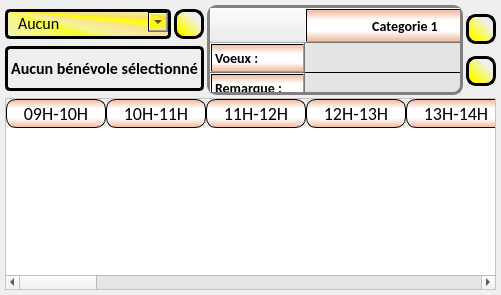
      <widget class="QWidget" name="vendredi">
       <attribute name="title">
        <string>Vendredi</string>
       </attribute>
       <layout class="QGridLayout" name="gridLayout">
        <property name="leftMargin">
         <number>5</number>
        </property>
        <property name="topMargin">
         <number>5</number>
        </property>
        <property name="rightMargin">
         <number>5</number>
        </property>
        <property name="bottomMargin">
         <number>5</number>
        </property>
        <property name="spacing">
         <number>3</number>
        </property>
        <item row="0" column="0">
         <layout class="QHBoxLayout" name="horizontalLayout_3">
          <item>
           <layout class="QVBoxLayout" name="verticalLayout_4">
            <item>
             <layout class="QHBoxLayout" name="horizontalLayout_6">
              <item>
               <widget class="QComboBox" name="rechercheV">
                <property name="sizePolicy">
                 <sizepolicy hsizetype="Preferred" vsizetype="Preferred">
                  <horstretch>0</horstretch>
                  <verstretch>0</verstretch>
                 </sizepolicy>
                </property>
                <property name="minimumSize">
                 <size>
                  <width>0</width>
                  <height>15</height>
                 </size>
                </property>
                <property name="maximumSize">
                 <size>
                  <width>16777215</width>
                  <height>30</height>
                 </size>
                </property>
                <property name="font">
                 <font>
                  <family>Calibri</family>
                  <pointsize>12</pointsize>
                 </font>
                </property>
                <property name="styleSheet">
                 <string notr="true">QComboBox{
border : 3px solid black;
border-radius : 5px;
background : qconicalgradient(cx:0, cy:0, angle:135, stop:0 rgba(255, 255, 0, 255), stop:0.375 rgba(255, 255, 0, 69), stop:0.423533 rgba(251, 255, 0, 145), stop:0.45 rgba(247, 255, 0, 208), stop:0.477581 rgba(255, 244, 71, 130), stop:0.518717 rgba(255, 218, 71, 130), stop:0.55 rgba(255, 255, 0, 255), stop:0.57754 rgba(255, 203, 0, 130), stop:0.625 rgba(255, 255, 0, 69), stop:1 rgba(255, 255, 0, 69));
padding-left : 10px;
padding-bottom: 2px

}

QComboBox::drop-down {
    subcontrol-origin: padding;
    subcontrol-position: top right;
    width: 20px;
	height: 20px;
}

QComboBox::hover{
border : 3px solid darkGreen;
border-radius : 5px;
background : yellow;
padding-left : 10px;
padding-bottom: 2px
}

QComboBox::on {
border : 3px solid transparent;
border-radius : 5px;
background : yellow;
padding-left : 10px;
padding-bottom: 2px
}

QComboBox QAbstractItemView {
	border: 3px solid black;
	color: black;
    selection-background-color: yellow;
	selection-color: black;
}


</string>
                </property>
                <item>
                 <property name="text">
                  <string>Aucun</string>
                 </property>
                </item>
               </widget>
              </item>
              <item>
               <widget class="QPushButton" name="supRechercheV">
                <property name="sizePolicy">
                 <sizepolicy hsizetype="Fixed" vsizetype="Fixed">
                  <horstretch>0</horstretch>
                  <verstretch>0</verstretch>
                 </sizepolicy>
                </property>
                <property name="minimumSize">
                 <size>
                  <width>30</width>
                  <height>30</height>
                 </size>
                </property>
                <property name="maximumSize">
                 <size>
                  <width>30</width>
                  <height>30</height>
                 </size>
                </property>
                <property name="styleSheet">
                 <string notr="true">QPushButton{   
	 background-color: qlineargradient(spread:pad, x1:0.738227, y1:0.278, x2:0, y2:1, stop:0 rgba(255, 255, 255, 0), stop:0.710227 rgba(255, 255, 0, 255));   
	 border-style: outset;    
	 border: 3px solid black;
     border-radius: 10px;       
    padding: 6px;}

QPushButton::hover{   background-color: yellow;    border-style: inset;  border-color: darkGreen }
QPushButton::pressed {    background-color: yellow;    border-style: inset; border-color:beige }</string>
                </property>
                <property name="text">
                 <string/>
                </property>
               </widget>
              </item>
             </layout>
            </item>
            <item>
             <widget class="QLabel" name="NbCBeneV">
              <property name="sizePolicy">
               <sizepolicy hsizetype="Preferred" vsizetype="Preferred">
                <horstretch>0</horstretch>
                <verstretch>0</verstretch>
               </sizepolicy>
              </property>
              <property name="minimumSize">
               <size>
                <width>20</width>
                <height>40</height>
               </size>
              </property>
              <property name="maximumSize">
               <size>
                <width>16777215</width>
                <height>45</height>
               </size>
              </property>
              <property name="font">
               <font>
                <family>Calibri</family>
                <pointsize>12</pointsize>
                <weight>75</weight>
                <bold>true</bold>
               </font>
              </property>
              <property name="styleSheet">
               <string notr="true">QLabel{
border : 3px solid black;
border-radius : 5px;
padding: 3px;
margin : 0px;
}</string>
              </property>
              <property name="text">
               <string>Aucun bénévole sélectionné</string>
              </property>
              <property name="alignment">
               <set>Qt::AlignCenter</set>
              </property>
             </widget>
            </item>
           </layout>
          </item>
          <item>
           <widget class="QTableWidget" name="ResumeBenevoleV">
            <property name="sizePolicy">
             <sizepolicy hsizetype="Expanding" vsizetype="Maximum">
              <horstretch>0</horstretch>
              <verstretch>0</verstretch>
             </sizepolicy>
            </property>
            <property name="minimumSize">
             <size>
              <width>0</width>
              <height>90</height>
             </size>
            </property>
            <property name="maximumSize">
             <size>
              <width>16777215</width>
              <height>90</height>
             </size>
            </property>
            <property name="font">
             <font>
              <family>Calibri</family>
              <pointsize>12</pointsize>
              <weight>75</weight>
              <bold>true</bold>
             </font>
            </property>
            <property name="styleSheet">
             <string notr="true">QHeaderView::section {
	padding : 5px;
	 font: medium &quot;Cooper Black&quot;;
	 font-size: 14px;
		 background : qlineargradient(spread:reflect, x1:0.499682, y1:0.5, x2:0.5, y2:0, stop:0.355932 rgba(255, 255, 255, 255), stop:0.903955 rgba(248, 82, 0, 73));
}


QTableWidget {
	background-color: qlineargradient(spread:pad, x1:1, y1:1, x2:0, y2:0, stop:0.363636 rgba(222, 222, 222, 164), stop:0.602273 rgba(222, 222, 222, 164)); alternate-background-color: rgb(255, 255, 160);
	border: 3px solid gray;
     border-radius: 10px;
     padding: 0px;
	 gridline-color: black;
}

QTableWidget::hover {border: 3px solid darkGreen;
     border-radius: 10px;
     padding: 0px;}</string>
            </property>
            <property name="verticalScrollBarPolicy">
             <enum>Qt::ScrollBarAlwaysOff</enum>
            </property>
            <property name="horizontalScrollBarPolicy">
             <enum>Qt::ScrollBarAlwaysOff</enum>
            </property>
            <property name="editTriggers">
             <set>QAbstractItemView::NoEditTriggers</set>
            </property>
            <property name="tabKeyNavigation">
             <bool>true</bool>
            </property>
            <property name="selectionMode">
             <enum>QAbstractItemView::NoSelection</enum>
            </property>
            <attribute name="horizontalHeaderDefaultSectionSize">
             <number>200</number>
            </attribute>
            <row>
             <property name="text">
              <string>Voeux :</string>
             </property>
            </row>
            <row>
             <property name="text">
              <string>Remarque : </string>
             </property>
            </row>
            <column>
             <property name="text">
              <string>Categorie 1</string>
             </property>
            </column>
            <column>
             <property name="text">
              <string>Categorie 2</string>
             </property>
            </column>
            <column>
             <property name="text">
              <string>Categorie 3</string>
             </property>
            </column>
            <column>
             <property name="text">
              <string>Artiste Vendredi</string>
             </property>
            </column>
           </widget>
          </item>
          <item>
           <layout class="QVBoxLayout" name="verticalLayout_5">
            <item>
             <widget class="QPushButton" name="scrollAtTopV">
              <property name="minimumSize">
               <size>
                <width>30</width>
                <height>30</height>
               </size>
              </property>
              <property name="maximumSize">
               <size>
                <width>30</width>
                <height>30</height>
               </size>
              </property>
              <property name="styleSheet">
               <string notr="true">QPushButton{   
	 background-color: qlineargradient(spread:pad, x1:0.738227, y1:0.278, x2:0, y2:1, stop:0 rgba(255, 255, 255, 0), stop:0.710227 rgba(255, 255, 0, 255));   
	 border-style: outset;    
	 border: 3px solid black;
     border-radius: 10px;       
    padding: 6px;}

QPushButton::hover{   background-color: yellow;    border-style: inset;  border-color: darkGreen }
QPushButton::pressed {    background-color: yellow;    border-style: inset; border-color:beige }</string>
              </property>
              <property name="text">
               <string/>
              </property>
             </widget>
            </item>
            <item>
             <widget class="QPushButton" name="scrollAtBottomV">
              <property name="minimumSize">
               <size>
                <width>30</width>
                <height>30</height>
               </size>
              </property>
              <property name="maximumSize">
               <size>
                <width>30</width>
                <height>30</height>
               </size>
              </property>
              <property name="styleSheet">
               <string notr="true">QPushButton{   
	 background-color: qlineargradient(spread:pad, x1:0.738227, y1:0.278, x2:0, y2:1, stop:0 rgba(255, 255, 255, 0), stop:0.710227 rgba(255, 255, 0, 255));   
	 border-style: outset;    
	 border: 3px solid black;
     border-radius: 10px;       
    padding: 6px;}

QPushButton::hover{   background-color: yellow;    border-style: inset;  border-color: darkGreen }
QPushButton::pressed {    background-color: yellow;    border-style: inset; border-color:beige }</string>
              </property>
              <property name="text">
               <string/>
              </property>
             </widget>
            </item>
           </layout>
          </item>
         </layout>
        </item>
        <item row="1" column="0">
         <widget class="QTableWidget" name="creneauVendredi">
          <property name="font">
           <font>
            <family>Calibri</family>
            <pointsize>11</pointsize>
           </font>
          </property>
          <property name="styleSheet">
           <string notr="true">QHeaderView::section {
	 border : 1px  solid black;
     border-radius: 10px;
     padding: 0px;
	 font: medium &quot;Cooper Black&quot;;
	 font-size: 18px;
	 background : qlineargradient(spread:reflect, x1:0.499682, y1:0.5, x2:0.5, y2:0, stop:0.355932 rgba(255, 255, 255, 255), stop:0.903955 rgba(248, 82, 0, 73));
}
QTableWidget{
	background-color: white; alternate-background-color: rgb(255, 255, 160);
	gridline-color :  Gray;
}

</string>
          </property>
          <property name="editTriggers">
           <set>QAbstractItemView::NoEditTriggers</set>
          </property>
          <property name="alternatingRowColors">
           <bool>true</bool>
          </property>
          <property name="selectionMode">
           <enum>QAbstractItemView::SingleSelection</enum>
          </property>
          <property name="selectionBehavior">
           <enum>QAbstractItemView::SelectItems</enum>
          </property>
          <attribute name="horizontalHeaderStretchLastSection">
           <bool>true</bool>
          </attribute>
          <attribute name="verticalHeaderVisible">
           <bool>false</bool>
          </attribute>
          <column>
           <property name="text">
            <string>09H-10H</string>
           </property>
          </column>
          <column>
           <property name="text">
            <string>10H-11H</string>
           </property>
          </column>
          <column>
           <property name="text">
            <string>11H-12H</string>
           </property>
          </column>
          <column>
           <property name="text">
            <string>12H-13H</string>
           </property>
          </column>
          <column>
           <property name="text">
            <string>13H-14H</string>
           </property>
          </column>
          <column>
           <property name="text">
            <string>14H-15H</string>
           </property>
          </column>
          <column>
           <property name="text">
            <string>15H-16H</string>
           </property>
          </column>
          <column>
           <property name="text">
            <string>16H-17H</string>
           </property>
          </column>
          <column>
           <property name="text">
            <string>17H-18H</string>
           </property>
          </column>
          <column>
           <property name="text">
            <string>18H-19H</string>
           </property>
          </column>
          <column>
           <property name="text">
            <string>19H-20H</string>
           </property>
          </column>
          <column>
           <property name="text">
            <string>20H-21H</string>
           </property>
          </column>
          <column>
           <property name="text">
            <string>21H-22H</string>
           </property>
          </column>
          <column>
           <property name="text">
            <string>22H-23H</string>
           </property>
          </column>
          <column>
           <property name="text">
            <string>23H-00H</string>
           </property>
          </column>
          <column>
           <property name="text">
            <string>00H-01H</string>
           </property>
          </column>
          <column>
           <property name="text">
            <string>01H-02H</string>
           </property>
          </column>
          <column>
           <property name="text">
            <string>02H-03H</string>
           </property>
          </column>
          <column>
           <property name="text">
            <string>03H-04H</string>
           </property>
          </column>
          <column>
           <property name="text">
            <string>04H-05H</string>
           </property>
          </column>
          <column>
           <property name="text">
            <string>05H-06H</string>
           </property>
          </column>
          <column>
           <property name="text">
            <string>06H-07H</string>
           </property>
          </column>
          <column>
           <property name="text">
            <string>07H-08H</string>
           </property>
          </column>
          <column>
           <property name="text">
            <string>08H-09H</string>
           </property>
          </column>
         </widget>
        </item>
       </layout>
      </widget>
